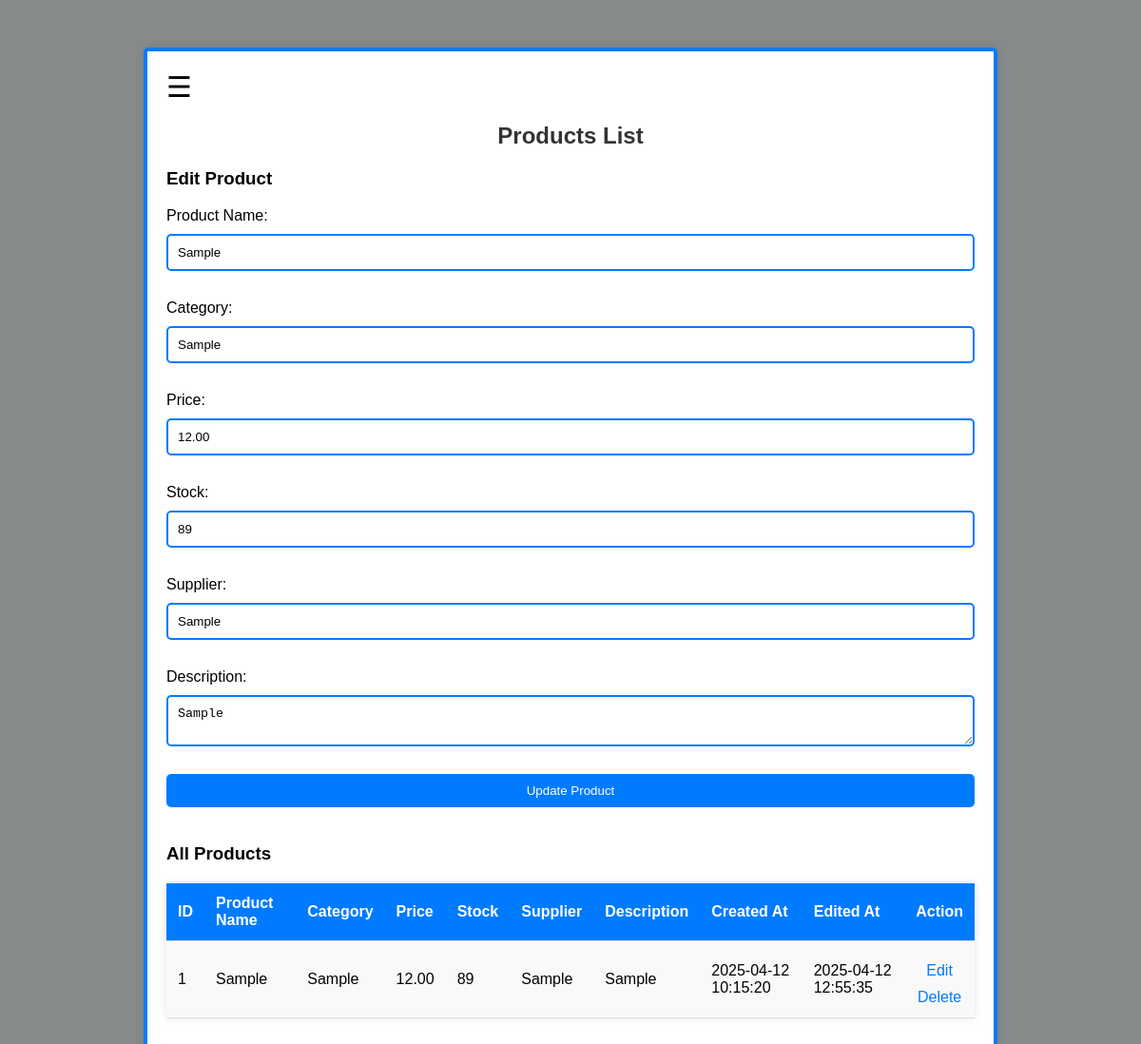
Page /products.php?edit_id=1 (signed in) on the committed database.
### tables this page shows
CREATE TABLE `products` (
  `id` int(11) NOT NULL,
  `product_name` varchar(100) NOT NULL,
  `category` varchar(50) NOT NULL,
  `price` decimal(10,2) NOT NULL,
  `stock` int(11) NOT NULL,
  `supplier` varchar(100) NOT NULL,
  `description` text DEFAULT NULL,
  `created_at` timestamp NOT NULL DEFAULT current_timestamp(),
  `edited_at` timestamp NOT NULL DEFAULT current_timestamp() ON UPDATE current_timestamp()
);

### products.php (the view, shortened to what this page needs)
<?php
include 'connection.php';
$email = $_SESSION['email'];
$stmt = $conn->prepare("SELECT role FROM users1 WHERE email = ?");
$stmt->bind_param("s", $email);
$stmt->execute();
$result = $stmt->get_result();
$user = $result->fetch_assoc();
if (isset($_GET['edit_id'])) {
    $edit_id = $_GET['edit_id'];
    $stmt = $conn->prepare("SELECT * FROM products WHERE id = ?");
    $stmt->bind_param("i", $edit_id);
    $stmt->execute();
    $result = $stmt->get_result();
    $product = $result->fetch_assoc();
}
$query = "SELECT * FROM products";
$result = $conn->query($query);
?>
<!DOCTYPE html>
<html lang="en">
<head>
    <link rel="stylesheet" type="text/css" href="styles.css">
</head>
<body>
    <div class="container large-container">
        <span style="font-size:30px;cursor:pointer" onclick="openNav()">&#9776;</span>
        <h2>Products List</h2>
        <?php if ($user['role'] === 'Admin'): ?>
            <?php if (isset($product)): ?>
                <h3>Edit Product</h3>
                <form method="POST" action="">
                    <label>Product Name:</label>
                    <input type="text" name="product_name" value="<?php echo htmlspecialchars($product['product_name']); ?>" required>
                    <label>Category:</label>
                    <input type="text" name="category" value="<?php echo htmlspecialchars($product['category']); ?>" required>
                    <label>Price:</label>
                    <input type="number" step="0.01" name="price" value="<?php echo htmlspecialchars($product['price']); ?>" required>
                    <label>Stock:</label>
                    <input type="number" name="stock" value="<?php echo htmlspecialchars($product['stock']); ?>" required>
                    <label>Supplier:</label>
                    <input type="text" name="supplier" value="<?php echo htmlspecialchars($product['supplier']); ?>" required>
                    <label>Description:</label>
                    <textarea name="description" required><?php echo htmlspecialchars($product['description']); ?></textarea>
                    <input type="submit" name="update_product" value="Update Product">
                </form>
            <?php endif; ?>
        <?php endif; ?>
        <h3>All Products</h3>
            <table>
            <?php if ($user['role'] === 'Admin'): ?>
                <tr>
                    <th>ID</th>
                    <th>Product Name</th>
                    <th>Category</th>
                    <th>Price</th>
                    <th>Stock</th>
                    <th>Supplier</th>
                    <th>Description</th>
                    <th>Created At</th>
                    <th>Edited At</th>
                    <th>Action</th>
                </tr>
                <?php while ($row = $result->fetch_assoc()): ?>
                <tr>
                    <td><?php echo htmlspecialchars($row['id']); ?></td>
                    <td><?php echo htmlspecialchars ($row['product_name']); ?></td>
                    <td><?php echo htmlspecialchars($row['category']); ?></td>
                    <td><?php echo htmlspecialchars($row['price']); ?></td>
                    <td><?php echo htmlspecialchars($row['stock']); ?></td>
                    <td><?php echo htmlspecialchars($row['supplier']); ?></td>
                    <td><?php echo htmlspecialchars($row['description']); ?></td>
                    <td><?php echo htmlspecialchars($row['created_at']); ?></td>
                    <td><?php echo htmlspecialchars($row['edited_at']); ?></td>
                    <td>
                        <a href="products.php?edit_id=<?php echo $row['id']; ?>" onclick="return alert('You are now Editing')">Edit</a>
                        <a href="products.php?delete_id=<?php echo $row['id']; ?>" onclick="return confirm('Are you sure you want to delete this product?');">Delete</a>
                    </td>
                </tr>
                <?php endwhile; ?>
            <?php endif;?>
        </table>
    </div>
</body>
</html>

### styles.css (style rules this page uses)
body { font-family: Arial, sans-serif; background-color: #878a8b ; margin: 0; padding: 0; }
.container { width: 300px; margin: 50px auto; padding: 20px; background: white; border-radius: 5px; box-shadow: 0 0 10px rgba(0, 0, 0, 0.1); border: 4px solid #007bff; }
.large-container { width: 850px; margin: 50px auto; padding: 20px; background: white; border-radius: 5px; box-shadow: 0 0 10px rgba(0, 0, 0, 0.1); border: 4px solid #007bff; }
h2 { text-align: center; color: #333; }
label { display: block; margin: 10px 0 5px; }
input[type="text"], input[type="email"], input[type="password"], input[type="submit"], input[type="number"], textarea, select { width: 100%; padding: 10px; margin: 5px 0 20px; border: 2px solid #007bff; border-radius: 5px; box-sizing: border-box; }
input[type="submit"] { background-color: #007bff; color: white; border: none; cursor: pointer; }
a { text-align: center; display: block; margin-top: 10px; color: #007bff; text-decoration: none; }
table { width: 100%; border-collapse: collapse; margin: 20px 0; box-shadow: 0 0 10px rgba(0, 0, 0, 0.1); }
th, td { padding: 12px; text-align: left; border-bottom: 1px solid #ddd; }
th { background-color: #007bff; color: white; font-weight: bold; }
tr:nth-child(even) { background-color: #f9f9f9; }
tr:nth-child(odd) { background-color: #ffffff; }

### rows in the picture
products: product_name "Sample", category "Sample", price "12.00", stock "89", supplier "Sample", description "Sample", id "1", created_at "2025-04-12 10:15:20", edited_at "2025-04-12 12:55:35"
